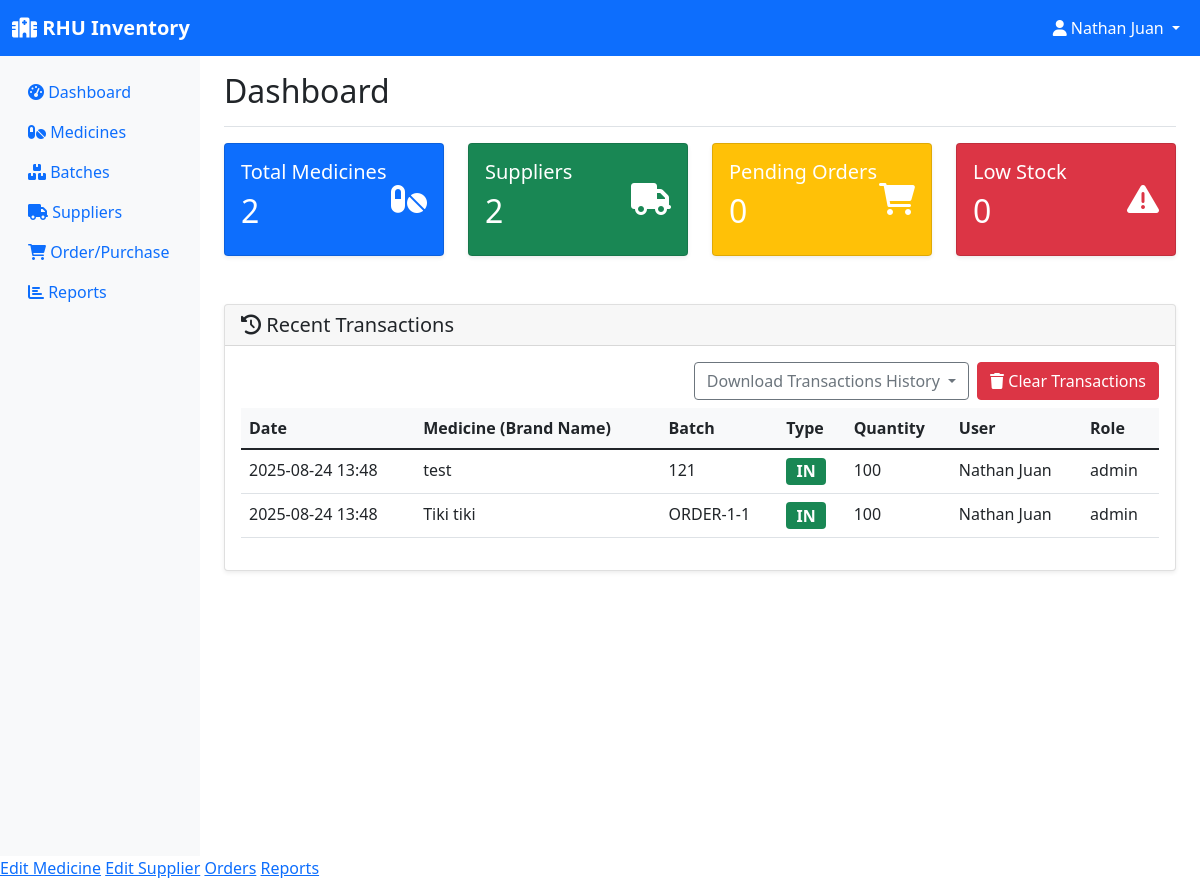
Page /dashboard (signed in) on the earlier database version.
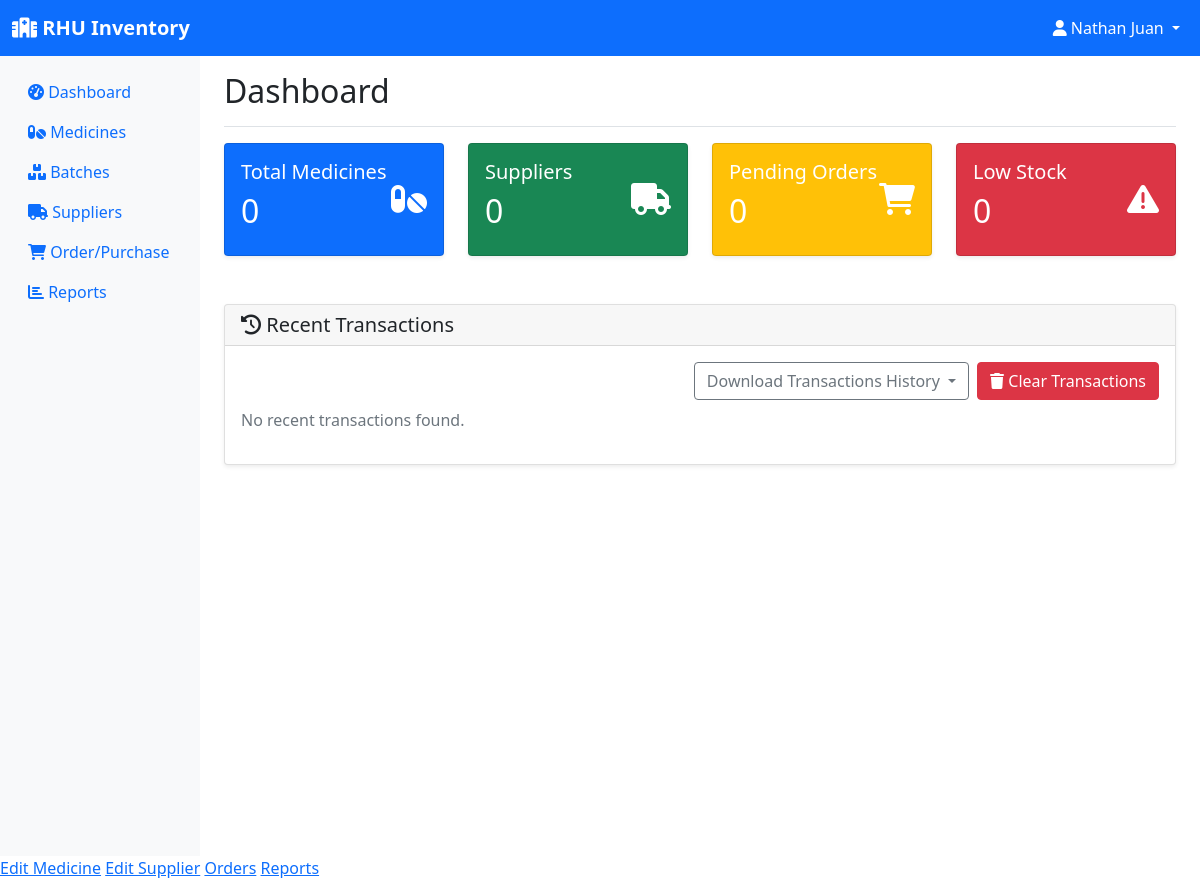
Same page on the later database version.
### models.py (models this page shows, shortened)
class StockTransaction(db.Model):
    id = db.Column(db.Integer, primary_key=True)
    batch_id = db.Column(db.Integer, db.ForeignKey('batch.id'), nullable=False)
    transaction_type = db.Column(db.String(20), nullable=False)  # in, out
    quantity = db.Column(db.Integer, nullable=False)
    transaction_date = db.Column(db.DateTime, default=datetime.utcnow)
    performed_by = db.Column(db.Integer, db.ForeignKey('user.id'), nullable=False)
    notes = db.Column(db.String(200))
    user = db.relationship('User', backref='transactions')

class Medicine(db.Model):
    id = db.Column(db.Integer, primary_key=True)
    name = db.Column(db.String(100), nullable=False)
    generic_name = db.Column(db.String(100))
    category = db.Column(db.String(50))
    unit = db.Column(db.String(20))  # e.g., tablets, bottles, etc.
    supplier_id = db.Column(db.Integer, db.ForeignKey('supplier.id'), nullable=False)
    created_at = db.Column(db.DateTime, default=datetime.utcnow)
    batches = db.relationship('Batch', backref='medicine', lazy=True)
    order_items = db.relationship('OrderItem', backref='medicine', lazy=True)

class Batch(db.Model):
    id = db.Column(db.Integer, primary_key=True)
    batch_number = db.Column(db.String(50), nullable=False)
    medicine_id = db.Column(db.Integer, db.ForeignKey('medicine.id'), nullable=False)
    quantity = db.Column(db.Integer, nullable=False)
    expiration_date = db.Column(db.Date, nullable=False)
    manufacturing_date = db.Column(db.Date)
    unit_price = db.Column(db.Float)
    created_at = db.Column(db.DateTime, default=datetime.utcnow)
    transactions = db.relationship('StockTransaction', backref='batch', lazy=True)

class User(UserMixin, db.Model):
    id = db.Column(db.Integer, primary_key=True)
    username = db.Column(db.String(150), unique=True, nullable=False)
    password = db.Column(db.String(256), nullable=False)
    role = db.Column(db.String(20), nullable=False, default='employee')  # pharmacist, manager, assistant
    email = db.Column(db.String(120), unique=True, nullable=False)
    created_at = db.Column(db.DateTime, default=datetime.utcnow)

### app.py (the view)
@app.route('/dashboard')
@login_required
def dashboard():
    low_stock = Batch.query.filter(Batch.quantity <= 10).all()
    thirty_days_from_now = datetime.now().date() + timedelta(days=30)
    expiring_soon = Batch.query.filter(
        Batch.expiration_date <= thirty_days_from_now,
        Batch.expiration_date > datetime.now().date()
    ).all()
    recent_transactions = StockTransaction.query.order_by(
        StockTransaction.transaction_date.desc()
    ).limit(10).all()
    total_medicines = Medicine.query.count()
    total_suppliers = Supplier.query.count()
    pending_orders = Order.query.filter_by(status='pending').count()
    return render_template('dashboard.html',
                         low_stock=low_stock,
                         expiring_soon=expiring_soon,
                         recent_transactions=recent_transactions,
                         total_medicines=total_medicines,
                         total_suppliers=total_suppliers,
                         pending_orders=pending_orders)

### app.py (called while the page is built)
@login_manager.user_loader
def load_user(user_id):
    return User.query.get(int(user_id))

### templates/dashboard.html (shortened to what the changed rows need)
{% extends "base.html" %}
{% block content %}
<div class="d-flex justify-content-between flex-wrap flex-md-nowrap align-items-center pt-3 pb-2 mb-3 border-bottom">
    <h1 class="h2">Dashboard</h1>
</div>
<div class="row mb-4">
    <div class="col-md-3">
        <div class="card text-white bg-primary">
            <div class="card-body">
                <div class="d-flex justify-content-between">
                    <div>
                        <h5 class="card-title">Total Medicines</h5>
                        <h2>{{ total_medicines }}</h2>
                    </div>
                </div>
            </div>
        </div>
    </div>
    <div class="col-md-3">
        <div class="card text-white bg-success">
            <div class="card-body">
                <div class="d-flex justify-content-between">
                    <div>
                        <h5 class="card-title">Suppliers</h5>
                        <h2>{{ total_suppliers }}</h2>
                    </div>
                </div>
            </div>
        </div>
    </div>
    <div class="col-md-3">
        <div class="card text-white bg-warning">
            <div class="card-body">
                <div class="d-flex justify-content-between">
                    <div>
                        <h2>{{ pending_orders }}</h2>
                    </div>
                </div>
            </div>
        </div>
    </div>
    <div class="col-md-3">
        <div class="card text-white bg-danger">
            <div class="card-body">
                <div class="d-flex justify-content-between">
                    <div>
                        <h2>{{ low_stock|length }}</h2>
                    </div>
                </div>
            </div>
        </div>
    </div>
</div>
<div class="row">
    <div class="col-12">
        <div class="card">
            <div class="card-body">
                <div class="d-flex justify-content-end mb-2">
                    <div class="dropdown me-2">
                    </div>
                    {% if current_user.is_authenticated and current_user.role == 'admin' %}
                    <form method="post" action="{{ url_for('clear_transactions') }}" style="display:inline;">
                    </form>
                    {% endif %}
                </div>
                {% if recent_transactions %}
                <div class="table-responsive">
                    <table class="table">
                        <thead>
                            <tr>
                                <th>Date</th>
                                <th>Medicine (Brand Name)</th>
                                <th>Batch</th>
                                <th>Type</th>
                                <th>Quantity</th>
                                <th>User</th>
                                <th>Role</th>
                            </tr>
                        </thead>
                        <tbody>
                            {% for tx in recent_transactions %}
                            <tr>
                                <td>{{ tx.transaction_date.strftime('%Y-%m-%d %H:%M') }}</td>
                                <td>{{ tx.batch.medicine.name if tx.batch and tx.batch.medicine else "N/A" }}</td>
                                <td>{{ tx.batch.batch_number if tx.batch else "N/A" }}</td>
                                <td>
                                    {% if tx.transaction_type.lower() == 'in' %}
                                        <span class="badge bg-success" style="font-size:1em;">IN</span>
                                    {% elif tx.transaction_type.lower() == 'out' %}
                                        <span class="badge bg-danger" style="font-size:1em;">OUT</span>
                                    {% else %}
                                        <span class="badge bg-secondary" style="font-size:1em;">{{ tx.transaction_type|upper }}</span>
                                    {% endif %}
                                </td>
                                <td>{{ tx.quantity }}</td>
                                <td>
                                    {% if tx.user and tx.user.username %}
                                        {{ tx.user.username }}
                                    {% else %}
                                        {{ tx.performed_by }}
                                    {% endif %}
                                </td>
                                <td>
                                    {% if tx.user and tx.user.role %}
                                        {{ tx.user.role }}
                                    {% else %}
                                        N/A
                                    {% endif %}
                                </td>
                            </tr>
                            {% endfor %}
                        </tbody>
                    </table>
                </div>
                {% else %}
                <p class="text-muted">No recent transactions found.</p>
                {% endif %}
            </div>
        </div>
    </div>
</div>
{% endblock %}

Differences in the rows shown:
removed StockTransaction: transaction_date "2025-08-24 13:48", batch.medicine "test", batch "121", transaction_type "IN", quantity "100", user.username "Nathan Juan", user.role "admin"
removed StockTransaction: transaction_date "2025-08-24 13:48", batch.medicine "Tiki tiki", batch "ORDER-1-1", transaction_type "IN", quantity "100", user.username "Nathan Juan", user.role "admin"
Other differences:
{{ total_medicines }}: "2" → "0"
{{ total_suppliers }}: "2" → "0"
text no longer shown: "Date Medicine (Brand Name) Batch Type Quantity User Role"
text now shown: "No recent transactions found."
